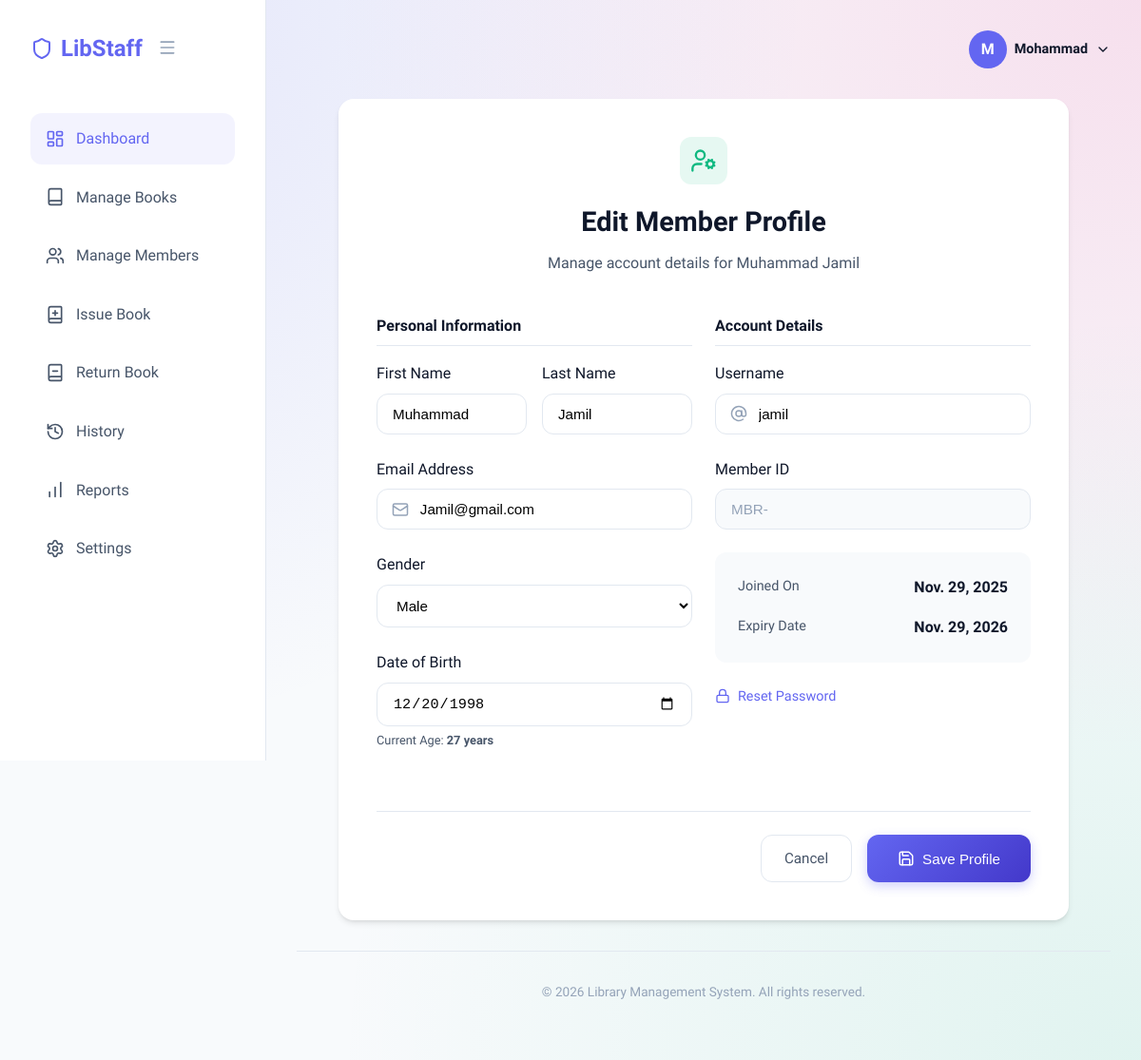
The page /edit_member/1 (signed in) on the database as committed earlier.
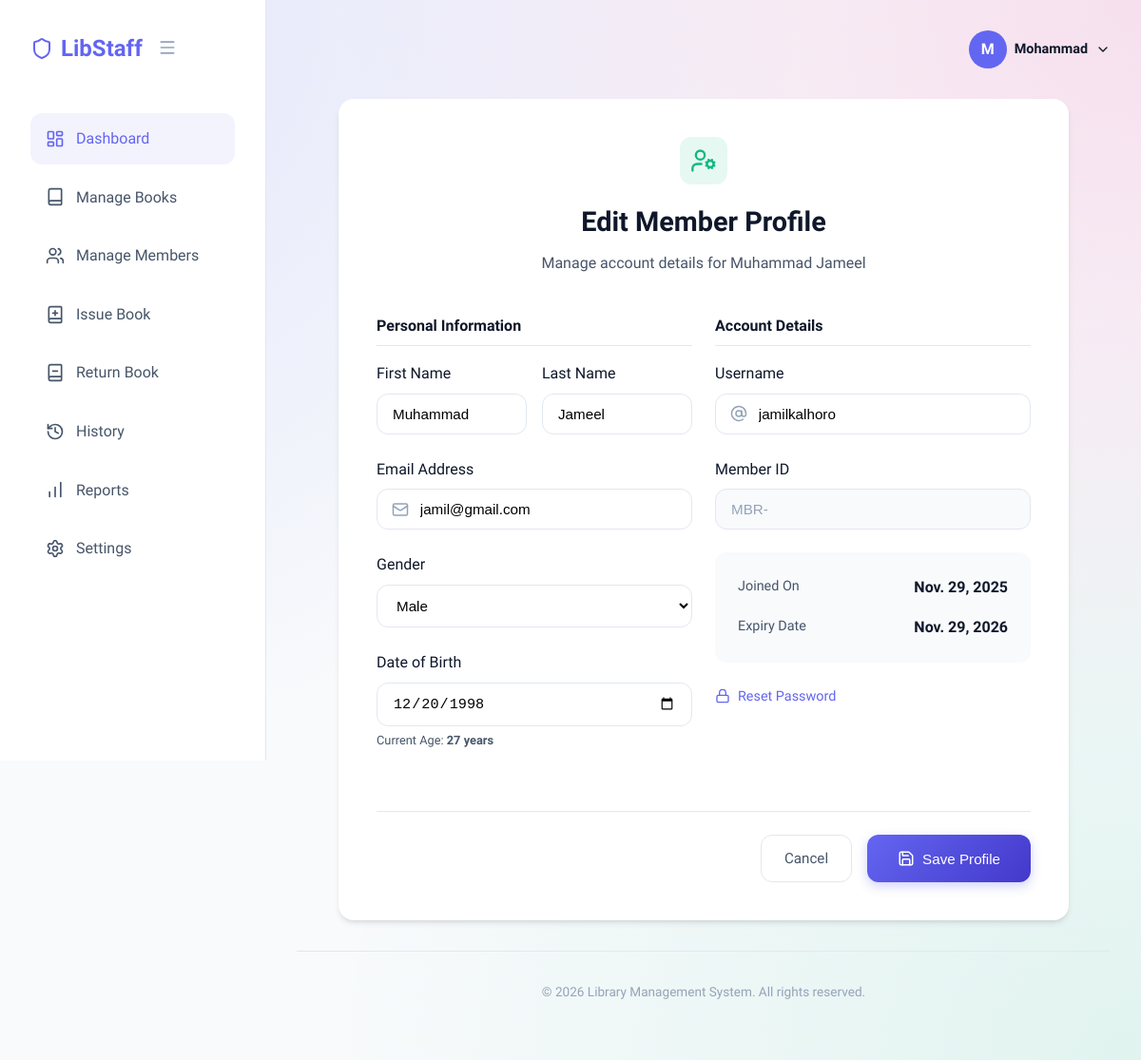
The same page on the database as committed later.
### library_management/models.py (models this page shows, shortened)
class CommonInfo(models.Model):
    GENDER_CHOICE = [
        ('Male', 'Male'),
        ('Female', 'Female')
    ]
    user = models.OneToOneField(User, on_delete=models.CASCADE)
    date_of_birth = models.DateField()
    gender = models.CharField(max_length=50, choices=GENDER_CHOICE)
    def get_age(self):
        today = date.today()
        age = today.year - self.date_of_birth.year
        if today.month < self.date_of_birth.month or \
           (today.month == self.date_of_birth.month and today.day < self.date_of_birth.day):
            age -= 1
        return age
    class Meta:
        abstract = True

class Member(CommonInfo):
    member_id = models.CharField(max_length=50, default='MBR-')
    join_date = models.DateField(auto_now_add=True)
    expiry_date = models.DateField(default=get_expiry_date)
    login_time =models.TimeField(null=True,blank=True)
    is_blocked = models.BooleanField(default=False)
    last_activity = models.DateTimeField(null=True,blank=True)
    borrow_count = models.IntegerField(null=True,blank=True)

### library_management/views.py (the view)
# urls.py: path('edit_member/<int:member_id>',views.edit_member_data,name='edit_member')
def edit_member_data(request,member_id):
    if request.session.get('is_logged_in'):
        user = User.objects.get(id = request.session['user_id'])
        if not Staff.objects.filter(user=user):
            return redirect('/home/')
        else:
            try:
                member = Member.objects.get(id=member_id)
                if request.method == 'POST':
                    member_user = User.objects.get(username=member.user.username)
                    first_name = request.POST['first_name']
                    last_name = request.POST['last_name']
                    email = request.POST['email']
                    username = request.POST['username']
                    gender = request.POST['gender']
                    dob_str = request.POST['dob']
                    dob = datetime.strptime(dob_str, '%Y-%m-%d').date()
                    member_user.first_name = first_name
                    member_user.last_name = last_name
                    member_user.email = email
                    member_user.username = username
                    member.gender = gender
                    member.date_of_birth = dob
                    member.save()
                    member_user.save()
                    messages.success(request,"Member's data changed!")
                    return redirect('/manage_members/')
                else:
                    return render(request,'edit_member.html',{'member':member})
            except:
                messages.error(request,"an unexpected Error Occured!")
                return redirect('/manage_members/')
    else:
        return redirect('/login/')

### library_management/templates/edit_member.html (shortened to what the changed rows need)
{% extends "staff_base.html" %}
{% load static %}
{% block body %}
<div class="form-container" style="max-width: 800px; margin: 2rem auto; padding: 0 1rem;">
    <div class="card"
        style="background: white; border-radius: var(--radius-lg); padding: 2.5rem; box-shadow: 0 4px 6px -1px rgba(0, 0, 0, 0.1), 0 2px 4px -1px rgba(0, 0, 0, 0.06);">
        <div class="form-header" style="text-align: center; margin-bottom: 2.5rem;">
            <div
                style="width: 50px; height: 50px; background: rgba(16, 185, 129, 0.1); border-radius: 12px; display: flex; align-items: center; justify-content: center; margin: 0 auto 1rem;">
                <i data-lucide="user-cog" style="width: 28px; height: 28px; color: var(--success);"></i>
            </div>
            <h1 style="font-size: 1.8rem; font-weight: 700; color: var(--text-main); margin-bottom: 0.5rem;">Edit Member
                Profile</h1>
            <p style="color: var(--text-secondary);">Manage account details for {{ member.user.first_name }} {{ member.user.last_name }}</p>
        </div>
        <form method="post" class="premium-form">
            <div style="display: grid; grid-template-columns: repeat(auto-fit, minmax(300px, 1fr)); gap: 1.5rem;">
                <div class="form-column">
                    <div style="display: grid; grid-template-columns: 1fr 1fr; gap: 1rem;">
                        <div class="form-group" style="margin-bottom: 1.5rem;">
                            <label for="first_name"
                                style="display: block; font-weight: 500; color: var(--text-main); margin-bottom: 0.5rem;">First
                                Name</label>
                            <input type="text" name="first_name" id="first_name" value="{{ member.user.first_name }}"
                                required
                                style="width: 100%; padding: 0.75rem 1rem; border: 1px solid var(--border-light); border-radius: var(--radius-md); font-size: 0.95rem;">
                        </div>
                        <div class="form-group" style="margin-bottom: 1.5rem;">
                            <label for="last_name"
                                style="display: block; font-weight: 500; color: var(--text-main); margin-bottom: 0.5rem;">Last
                                Name</label>
                            <input type="text" name="last_name" id="last_name" value="{{ member.user.last_name }}"
                                required
                                style="width: 100%; padding: 0.75rem 1rem; border: 1px solid var(--border-light); border-radius: var(--radius-md); font-size: 0.95rem;">
                        </div>
                    </div>
                    <div class="form-group" style="margin-bottom: 1.5rem;">
                        <div class="input-wrapper" style="position: relative;">
                            <i data-lucide="mail"
                                style="position: absolute; left: 1rem; top: 50%; transform: translateY(-50%); width: 18px; height: 18px; color: var(--text-muted);"></i>
                            <input type="email" name="email" id="email" value="{{ member.user.email }}" required
                                style="width: 100%; padding: 0.75rem 1rem 0.75rem 2.8rem; border: 1px solid var(--border-light); border-radius: var(--radius-md); font-size: 0.95rem;">
                        </div>
                    </div>
                    <div class="form-group" style="margin-bottom: 1.5rem;">
                        <label for="gender"
                            style="display: block; font-weight: 500; color: var(--text-main); margin-bottom: 0.5rem;">Gender</label>
                        <select name="gender" id="gender"
                            style="width: 100%; padding: 0.75rem 1rem; border: 1px solid var(--border-light); border-radius: var(--radius-md); font-size: 0.95rem; background-color: white;">
                            <option value="Male" {% if member.gender == 'Male' %}selected{% endif %}>Male</option>
                        </select>
                    </div>
                    <div class="form-group" style="margin-bottom: 1.5rem;">
                        <label for="dob"
                            style="display: block; font-weight: 500; color: var(--text-main); margin-bottom: 0.5rem;">Date
                            of Birth</label>
                        <input type="date" name="dob" id="dob" value="{{ member.date_of_birth|date:'Y-m-d' }}" required
                            style="width: 100%; padding: 0.75rem 1rem; border: 1px solid var(--border-light); border-radius: var(--radius-md); font-size: 0.95rem;">
                        <p style="font-size: 0.8rem; color: var(--text-secondary); margin-top: 5px;">Current Age:
                            <strong>{{ member.get_age }} years</strong></p>
                    </div>
                </div>
                <div class="form-column">
                    <div class="form-group" style="margin-bottom: 1.5rem;">
                        <div class="input-wrapper" style="position: relative;">
                            <i data-lucide="at-sign"
                                style="position: absolute; left: 1rem; top: 50%; transform: translateY(-50%); width: 18px; height: 18px; color: var(--text-muted);"></i>
                            <input type="text" name="username" id="username" value="{{ member.user.username }}" required
                                style="width: 100%; padding: 0.75rem 1rem 0.75rem 2.8rem; border: 1px solid var(--border-light); border-radius: var(--radius-md); font-size: 0.95rem;">
                        </div>
                    </div>
                    <div class="form-group" style="margin-bottom: 1.5rem;">
                        <label
                            style="display: block; font-weight: 500; color: var(--text-main); margin-bottom: 0.5rem;">Member
                            ID</label>
                        <input type="text" value="{{ member.member_id }}" disabled
                            style="width: 100%; padding: 0.75rem 1rem; background: var(--bg-body); border: 1px solid var(--border-light); border-radius: var(--radius-md); font-size: 0.95rem; color: var(--text-muted); cursor: not-allowed;">
                    </div>
                    <div class="info-card"
                        style="background: var(--bg-body); padding: 1.5rem; border-radius: var(--radius-md); margin-bottom: 1.5rem;">
                        <div style="display: flex; justify-content: space-between; margin-bottom: 1rem;">
                            <span style="color: var(--text-secondary); font-size: 0.9rem;">Joined On</span>
                            <span style="font-weight: 600; color: var(--text-main);">{{ member.join_date }}</span>
                        </div>
                        <div style="display: flex; justify-content: space-between;">
                            <span style="color: var(--text-secondary); font-size: 0.9rem;">Expiry Date</span>
                            <span style="font-weight: 600; color: var(--text-main);">{{ member.expiry_date }}</span>
                        </div>
                    </div>
                </div>
            </div>
        </form>
    </div>
</div>
{% endblock body %}

Rows that differ between the two databases and show on the page:
changed Member "Male": user.last_name "Jamil" → "Jameel"; last_name "Jamil" → "Jameel"; email "Jamil@gmail.com" → "jamil@gmail.com"; username "jamil" → "jamilkalhoro"
